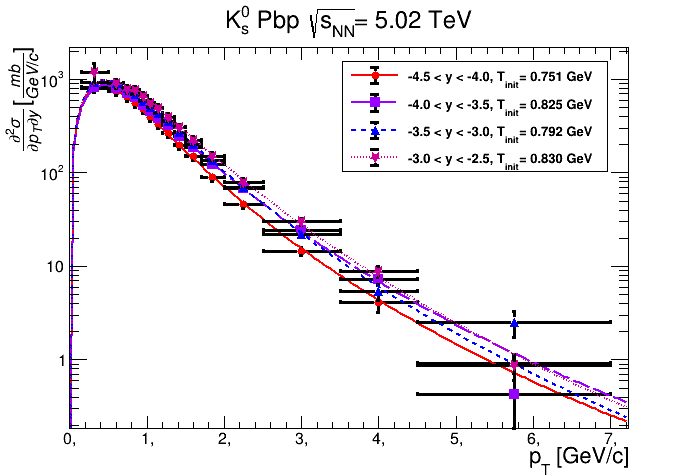

Write Python code to recreate this figure.
import sys, time
from ROOT import TMinuit
import numpy as np
import ROOT
import matplotlib.pyplot as plt
import ctypes


DATA = 'PbpK2.txt'

Xleft, DeltaXtime2, Y1, DeltaY1, Y2, DeltaY2, Y3, DeltaY3, Y4, DeltaY4 = np.loadtxt(DATA, unpack=True)
#Xleft0, DeltaXtime20, Y10, DeltaY10, Y20, DeltaY20, Y30, DeltaY30, Y40, DeltaY40 = np.loadtxt(DATA, unpack=True)
XleftReper, DeltaXtime2Reper, Y1Reper, DeltaY1Reper, Y2Reper, DeltaY2Reper, Y3Reper, DeltaY3Reper, Y4Reper, DeltaY4Reper = np.loadtxt(DATA, unpack=True)


y1 = np.array(Y1)
ey1 = np.array(DeltaY1)

y2 = np.array(Y2)
ey2 = np.array(DeltaY2)

y3 = np.array(Y3)
ey3 = np.array(DeltaY3)

y4 = np.array(Y4)
ey4 = np.array(DeltaY4)


x = Xleft + DeltaXtime2/2
ex = DeltaXtime2/2
#print(x, '\n', ex, '\n',  y1)
x.sort()
#print('\n',x, '\n', ex, '\n',  y1)

XleftReper = Xleft + DeltaXtime2/2
DeltaXtime2Reper = DeltaXtime2/2

#print('\n',XleftReper, '\n', DeltaXtime2Reper)


i = 0
while i <= len(x)-1:
	j = 0
	while j <= len(x)-1:
		if x[i] == XleftReper[j]:
			ex[i] = DeltaXtime2Reper[j]
			
			y1[i] = Y1Reper[j]
			ey1[i] =  DeltaY1Reper[j]
			
			y2[i] = Y2Reper[j]
			ey2[i] =  DeltaY2Reper[j]
			
			y3[i] = Y3Reper[j]
			ey3[i] =  DeltaY3Reper[j]
			
			y4[i] = Y4Reper[j]
			ey4[i] =  DeltaY4Reper[j]
			
			j = j + 1
		else:
			j = j + 1
	i = i + 1
#print('\n',x, '\n', ex, '\n',  y1,'\n',  y2,'\n',  y3,'\n',  y4)

nChan = len(x)
mk = 0.49765 #GeV Ks0
nPar = 3
nCHAN = 150
length = 7.5

'''
#Tsallis distr
'''

def Tsallis(pT, par):
	Area, Temper, Q = par[0], par[1], par[2]
	return Area*pT*pow( (1 - (1-Q)*((mk**2 + pT**2)**(0.5) - mk)/Temper) , (1/(1-Q)) )

#------------------------------------------------------------------------------------------------------1

def FCNchi1(npar, gin, f, par, iflag):
	global valFCN1
	yTheor = np.array([Tsallis(i, par) for i in x]) 
	indPos = y1 > 0
	arrayFCN = (  (y1[indPos] - yTheor[indPos])/ey1[indPos] )**2
	valFCN1 = np.sum(arrayFCN)
	f.value = valFCN1

'''
#MIUNIT
'''
minuit1 = ROOT.TMinuit(5)
minuit1.SetPrintLevel(1)
minuit1.SetFCN(FCNchi1)
errordef = 1.

# Chi square start parameters

minuit1.DefineParameter(0, 'Area', 500, 1e-1, 0., 0.)
minuit1.DefineParameter(1, 'Temper', 0.21, 1e-4, 0., 0.)
minuit1.DefineParameter(2, 'Q', 1.14, 1e-3, 0., 0.)

ierflg = ctypes.c_int(0)
minuit1.mncomd("SET ERR " + str(1), ierflg)
minuit1.mncomd("SET STR 1", ierflg)
minuit1.mncomd("MIGRAD 100000 1e-8", ierflg)

NDF1 = nChan - minuit1.GetNumFreePars()
print("\nChi/NDF = ", valFCN1, '/', NDF1)

valPar1 = ctypes.c_double(0)
errPar1 = ctypes.c_double(0)
	 
parFit1 = np.zeros(5)
parErr1 = np.zeros(5)
	
for i in range(nPar):
	minuit1.GetParameter(i, valPar1, errPar1)
	parFit1[i] = valPar1.value
	parErr1[i] = errPar1.value

X1 = np.linspace(0, length, nCHAN)
dx1 = X1[1] - X1[0]
DeltaX1 = [dx1]*len(X1)
Y_1 = np.array([Tsallis(i, parFit1) for i in X1])
Ynew1 = np.array([Tsallis(i, parFit1)*i**2 for i in X1])

print('\n \n \n \n')

#------------------------------------------------------------------------------------------------------2


def FCNchi2(npar, gin, f, par, iflag):
	global valFCN2
	yTheor = np.array([Tsallis(i, par) for i in x]) 
	indPos = y2 > 0
	arrayFCN = (  (y2[indPos] - yTheor[indPos])/ey2[indPos] )**2
	valFCN2 = np.sum(arrayFCN)
	f.value = valFCN2

'''
#MIUNIT
'''
minuit2 = ROOT.TMinuit(5)
minuit2.SetPrintLevel(1)
minuit2.SetFCN(FCNchi2)
errordef = 1.

# Chi square start parameters

minuit2.DefineParameter(0, 'Area', 500, 1e-1, 0., 0.)
minuit2.DefineParameter(1, 'Temper', 0.2, 1e-4, 0., 0.)
minuit2.DefineParameter(2, 'Q', 1.14, 1e-3, 0., 0.)

ierflg = ctypes.c_int(0)
minuit2.mncomd("SET ERR " + str(1), ierflg)
minuit2.mncomd("SET STR 1", ierflg)
minuit2.mncomd("MIGRAD 100000 1e-8", ierflg)

NDF2 = nChan - minuit2.GetNumFreePars()
print("\nChi/NDF = ", valFCN2, '/', NDF2)

valPar2 = ctypes.c_double(0)
errPar2 = ctypes.c_double(0)
	 
parFit2 = np.zeros(5)
parErr2 = np.zeros(5)
	
for i in range(nPar):
	minuit2.GetParameter(i, valPar2, errPar2)
	parFit2[i] = valPar2.value
	parErr2[i] = errPar2.value

X2 = np.linspace(0, length, nCHAN)
dx2 = X2[1] - X2[0]
DeltaX2 = [dx2]*len(X2)
Y_2 = np.array([Tsallis(i, parFit2) for i in X2])
Ynew2 = np.array([Tsallis(i, parFit2)*i**2 for i in X2])

print('\n \n \n \n')
#------------------------------------------------------------------------------------------------------3

def FCNchi3(npar, gin, f, par, iflag):
	global valFCN3
	yTheor = np.array([Tsallis(i, par) for i in x]) 
	indPos = y3 > 0
	arrayFCN = (  (y3[indPos] - yTheor[indPos])/ey3[indPos] )**2
	valFCN3 = np.sum(arrayFCN)
	f.value = valFCN3

'''
#MIUNIT
'''
minuit3 = ROOT.TMinuit(5)
minuit3.SetPrintLevel(1)
minuit3.SetFCN(FCNchi3)
errordef = 1.

# Chi square start parameters

minuit3.DefineParameter(0, 'Area', 500, 1e-1, 0., 0.)
minuit3.DefineParameter(1, 'Temper', 0.2, 1e-4, 0., 0.)
minuit3.DefineParameter(2, 'Q', 1.13, 1e-3, 0., 0.)

ierflg = ctypes.c_int(0)
minuit3.mncomd("SET ERR " + str(1), ierflg)
minuit3.mncomd("SET STR 1", ierflg)
minuit3.mncomd("MIGRAD 100000 1e-8", ierflg)

NDF3 = nChan - minuit3.GetNumFreePars()
print("\nChi/NDF = ", valFCN3, '/', NDF3)

valPar3 = ctypes.c_double(0)
errPar3 = ctypes.c_double(0)
	 
parFit3 = np.zeros(5)
parErr3 = np.zeros(5)
	
for i in range(nPar):
	minuit3.GetParameter(i, valPar3, errPar3)
	parFit3[i] = valPar3.value
	parErr3[i] = errPar3.value

X3 = np.linspace(0, length, nCHAN)
dx3 = X3[1] - X3[0]
DeltaX3 = [dx3]*len(X3)
Y_3 = np.array([Tsallis(i, parFit3) for i in X3])
Ynew3 = np.array([Tsallis(i, parFit3)*i**2 for i in X3])

print('\n \n \n \n')
#------------------------------------------------------------------------------------------------------4

def FCNchi4(npar, gin, f, par, iflag):
	global valFCN4
	yTheor = np.array([Tsallis(i, par) for i in x]) 
	indPos = y4 > 0
	arrayFCN = (  (y4[indPos] - yTheor[indPos])/ey4[indPos] )**2
	valFCN4 = np.sum(arrayFCN)
	f.value = valFCN4

'''
#MIUNIT
'''
minuit4 = ROOT.TMinuit(5)
minuit4.SetPrintLevel(1)
minuit4.SetFCN(FCNchi4)
errordef = 1.

# Chi square start parameters

minuit4.DefineParameter(0, 'Area', 500, 1e-1, 0., 0.)
minuit4.DefineParameter(1, 'Temper', 0.1, 1e-3, 0., 0.)
minuit4.DefineParameter(2, 'Q', 1.13, 1e-3, 0., 0.)

ierflg = ctypes.c_int(0)
minuit4.mncomd("SET ERR " + str(1), ierflg)
minuit4.mncomd("SET STR 1", ierflg)
minuit4.mncomd("MIGRAD 100000 1e-8", ierflg)

NDF4 = nChan - minuit4.GetNumFreePars()
print("\nChi/NDF = ", valFCN4, '/', NDF4)

valPar4 = ctypes.c_double(0)
errPar4 = ctypes.c_double(0)
	 
parFit4 = np.zeros(5)
parErr4 = np.zeros(5)
	
for i in range(nPar):
	minuit4.GetParameter(i, valPar4, errPar4)
	parFit4[i] = valPar4.value
	parErr4[i] = errPar4.value

X4 = np.linspace(0, length, nCHAN)
dx4 = X4[1] - X4[0]
DeltaX4 = [dx4]*len(X4)
Y_4 = np.array([Tsallis(i, parFit4) for i in X4])
Ynew4 = np.array([Tsallis(i, parFit4)*i**2 for i in X4])

print('\n \n \n \n')
#-------------------------------------------------------------------------------------------------------













'''
#AREAS
'''
def findArea(x, xerr, y): # find an area under histogram
	Area = 0 
	for i in range(len(x)):
		Area = Area + 2*xerr[i]*y[i]
	return Area


#normal areas
A1 = findArea(x, ex, y1)
print('\nnormal areas 1\n',A1)

#normal areas with X
A_1 = findArea(X1, DeltaX1, Y_1)
print('normal areas with X 1\n',A_1)

# pT**2 * f(pT) areas
Anew1 = findArea(X1, DeltaX1, Ynew1)
print('pT**2 * f(pT) areas 1\n',Anew1)

'''
#T init
'''
Tinit1 = np.sqrt( (Anew1/A_1)/2 )
print('<pT**2> 1\n',Anew1/A_1)
print('T init 1\n',Tinit1)
#print('\n DATA \n',DATA, '\n \n')



#normal areas
A2 = findArea(x, ex, y2)
print('\n\nnormal areas 2\n',A2)

#normal areas with X
A_2 = findArea(X2, DeltaX2, Y_2)
print('normal areas with X 2\n',A_2)

# pT**2 * f(pT) areas
Anew2 = findArea(X2, DeltaX2, Ynew2)
print('pT**2 * f(pT) areas 2\n',Anew2)

'''
#T init
'''
Tinit2 = np.sqrt( (Anew2/A_2)/2 )
print('<pT**2> 2\n',Anew2/A_2)
print('T init 2\n',Tinit2)
#print('\n DATA \n',DATA, '\n \n')



#normal areas
A3 = findArea(x, ex, y3)
print('\n \nnormal areas 3\n',A3)

#normal areas with X
A_3 = findArea(X3, DeltaX3, Y_3)
print('normal areas with X 3\n',A_3)

# pT**2 * f(pT) areas
Anew3 = findArea(X3, DeltaX3, Ynew3)
print('pT**2 * f(pT) areas 3\n',Anew3)

'''
#T init
'''
Tinit3 = np.sqrt( (Anew3/A_3)/2 )
print('<pT**2> 3\n',Anew3/A_3)
print('T init 3\n',Tinit3)
#print('\n DATA \n',DATA, '\n \n')



#normal areas
A4 = findArea(x, ex, y4)
print('\n \nnormal areas 4\n',A4)

#normal areas with X
A_4 = findArea(X4, DeltaX4, Y_4)
print('normal areas with X 4\n',A_4)

# pT**2 * f(pT) areas
Anew4 = findArea(X4, DeltaX4, Ynew4)
print('pT**2 * f(pT) areas 4\n',Anew4)

'''
#T init
'''
Tinit4 = np.sqrt( (Anew4/A_4)/2 )
print('<pT**2> 4\n',Anew4/A_4)
print('T init 4\n',Tinit4)
#print('\n DATA \n',DATA, '\n \n')










'''
#PLOT
'''
ROOT.gStyle.SetOptStat(0)
#ROOT.gPad.SetLogy(1)
Plot1 = ROOT.TGraphErrors(nChan, x, y1, ex, ey1)
Plot1.SetMarkerStyle(20)
Plot1.SetMarkerColor(ROOT.kRed)
Plot1.SetMarkerSize(1.1)
Plot1.SetLineWidth(3)
Plot1.GetXaxis().SetTitle('p_{T} [GeV/c]')

#Plot1.GetYaxis().SetTitle(' \\frac{\partial \sigma}{ \partial p_{T}} [\\frac{mb}{GeV/c}]')
Plot1.GetYaxis().SetTitle(' \\frac{\partial^{2} \sigma}{ \partial p_{T} \partial y} [\\frac{mb}{GeV/c}]')
Plot1.GetXaxis().SetTitleSize(0.05)
Plot1.GetXaxis().SetTitleOffset(0.85)
Plot1.GetYaxis().SetTitleSize(0.05)
Plot1.GetYaxis().SetTitleOffset(0.85)

#Plot1.SetTitle("K_{s}^{0}, LHCb p-p #sqrt{s_{NN}}= 5.02 TeV")
Plot1.SetTitle("K_{s}^{0} Pbp #sqrt{s_{NN}}= 5.02 TeV")

#Plot1.SetTitle("#Lambda, LHCb p-p #sqrt{s_{NN}}= 5.02 TeV")
#Plot1.SetTitle("#Lambda, LHCb p-Pb #sqrt{s_{NN}}= 5.02 TeV")

#Plot1.SetTitle("#bar{#Lambda}, LHCb p-p #sqrt{s_{NN}}= 5.02 TeV")
#Plot1.SetTitle("#bar{#Lambda}, LHCb p-Pb #sqrt{s_{NN}}= 5.02 TeV")

fFit1 = ROOT.TH1F('tsallis1','Data VS Tsallis', nCHAN - 1, X1 - dx1/2.)
fFit1.SetLineColor(ROOT.kRed)
fFit1.SetLineWidth(2)
fFit1.SetLineStyle(1)

for chan in range(nCHAN):
    fFit1.SetBinContent(chan + 1 ,Y_1[chan])
    





Plot2 = ROOT.TGraphErrors(nChan, x, y2, ex, ey2)
Plot2.SetMarkerStyle(21)
Plot2.SetMarkerColor(ROOT.kViolet-3)
Plot2.SetMarkerSize(1.3)
Plot2.SetLineWidth(3)

fFit2 = ROOT.TH1F('tsallis2','Data VS Tsallis', nCHAN - 1, X2 - dx2/2.)
fFit2.SetLineColor(ROOT.kViolet-3)
fFit2.SetLineWidth(2)
fFit2.SetLineStyle(9)

for chan in range(nCHAN):
    fFit2.SetBinContent(chan + 1 ,Y_2[chan])


Plot3 = ROOT.TGraphErrors(nChan, x, y3, ex, ey3)
Plot3.SetMarkerStyle(22)
Plot3.SetMarkerColor(ROOT.kBlue)
Plot3.SetMarkerSize(1.3)
Plot3.SetLineWidth(3)

fFit3 = ROOT.TH1F('tsallis3','Data VS Tsallis', nCHAN - 1, X3 - dx3/2.)
fFit3.SetLineColor(ROOT.kBlue)
fFit3.SetLineWidth(2)
fFit3.SetLineStyle(7)

for chan in range(nCHAN):
    fFit3.SetBinContent(chan + 1 ,Y_3[chan])



Plot4 = ROOT.TGraphErrors(nChan, x, y4, ex, ey4)
Plot4.SetMarkerStyle(29)
Plot4.SetMarkerColor(ROOT.kPink+8)
Plot4.SetMarkerSize(1.6)
Plot4.SetLineWidth(3)

fFit4 = ROOT.TH1F('tsallis4','Data VS Tsallis', nCHAN - 1, X4 - dx4/2.)
fFit4.SetLineColor(ROOT.kPink+8)
fFit4.SetLineWidth(2)
fFit4.SetLineStyle(3)



for chan in range(nCHAN):
    fFit4.SetBinContent(chan + 1 ,Y_4[chan])



Legend = ROOT.TLegend(0.49,0.64,0.87,0.87)
#text = '\chi^{2}/NDF = ' +str(valFCN1)+ '/' +str(NDF1)+ ',T_{init} = ' +str(Tinit1)+ ' GeV'

Legend.AddEntry(Plot1,'-4.5 < y < -4.0, T_{init}= 0.751 GeV', 'ep')
Legend.AddEntry(Plot2,'-4.0 < y < -3.5, T_{init}= 0.825 GeV', 'ep')
Legend.AddEntry(Plot3,'-3.5 < y < -3.0, T_{init}= 0.792 GeV', 'ep')
Legend.AddEntry(Plot4,'-3.0 < y < -2.5, T_{init}= 0.830 GeV', 'ep')

#Legend.SetFillColor(kWhite)
Legend.SetTextAlign(12)
Legend.SetTextSize(0.03)
Legend.SetTextFont(2)
Legend.SetFillStyle(0)

Legend1 = ROOT.TLegend(0.49,0.64,0.87,0.87)
Legend1.AddEntry(fFit1,' ', 'l')
Legend1.AddEntry(fFit2,' ', 'l')
Legend1.AddEntry(fFit3,' ', 'l')
Legend1.AddEntry(fFit4,' ', 'l')



Plot1.Draw("AP")
fFit1.Draw("SAME&l")

Plot2.Draw("SAME&P")
fFit2.Draw("SAME&l")

Plot3.Draw("SAME&P")
fFit3.Draw("SAME&l")

Plot4.Draw("SAME&P")
fFit4.Draw("SAME&l")
Legend1.Draw("SAME")
Legend.Draw("SAME")



ROOT.gPad.SetLogy(1)
ROOT.gPad.SetTicks(1,1)
ROOT.gPad.RedrawAxis()
time.sleep(130)
ROOT.gPad.Update()
